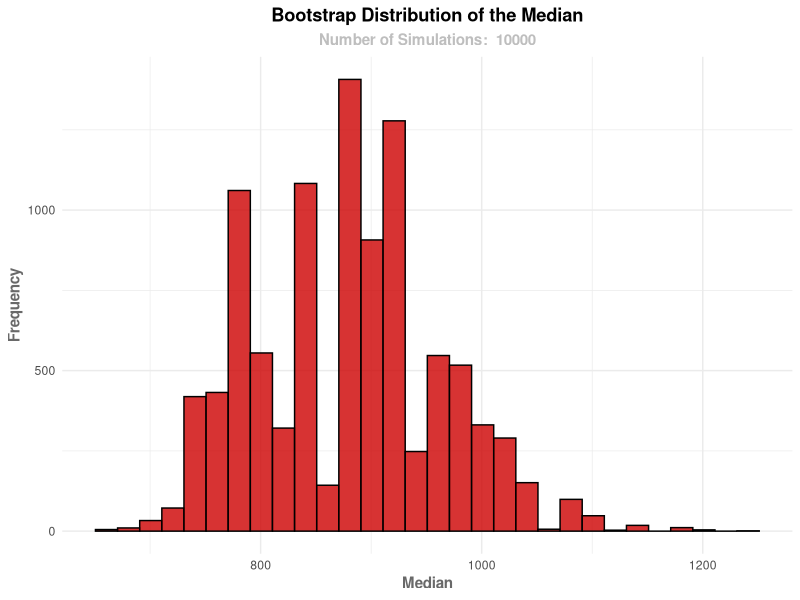

Source code (R):
# Packages ----------------------------------------------------------------

library(ggplot2)

# Data --------------------------------------------------------------------


df <-
        data.frame(
                price = c(
                        775,
                        625,
                        733,
                        929,
                        895,
                        749,
                        1020,
                        1349,
                        599,
                        1143,
                        1209,
                        1495,
                        879,
                        975,
                        1076,
                        1282,
                        665,
                        705,
                        799,
                        500
                )
        )


# Bootstrapping -----------------------------------------------------------
set.seed(287)

n <- 1e4
list <- vector(mode = "list", length = n) |>
        lapply(\(list_element)
               {
                       list_element <-
                               with(df,
                                    sample(price, length(price), replace = T))
        })

list_medians <- list |> sapply(FUN = median)


# Bootstrap Distribution of the Median ------------------------------

ggplot(mapping = aes(x = list_medians)) +
        geom_histogram(fill = "red3", col = "black", alpha = .8) +
        labs(
                title = "Bootstrap Distribution of the Median",
                subtitle = paste("Number of Simulations: ",
                                 n),
                x = "Median",
                y = "Frequency"
        ) +
        theme_minimal() +
        theme(
                plot.title = element_text(face = "bold", hjust = .5),
                plot.subtitle = element_text(face = "bold", color = "gray",
                                             hjust = .5),
                axis.title.x = element_text(face = "bold",
                                            color = "dimgrey"),
                axis.title.y = element_text(face = "bold",
                                            color = "dimgrey")
        )
